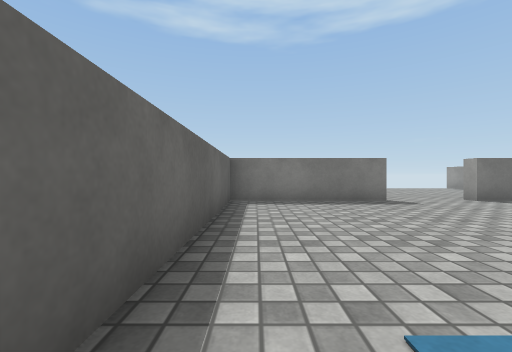
view 1 (above)

12 first-person views from a walk through a scene from a Unity 3-D project. The camera is 0.65 m above the floor, looks level and sees 90° across. Doors are open. The floor is counted in squares, 1 m on a side. Each view is taken from the middle of a square. On the plan, view 1 faces up. The plan holds only what a view shows up to about 9 squares ahead; the rest is blank. The player character is not drawn. Surface patterns are stand-ins for the level's own textures.

view 2
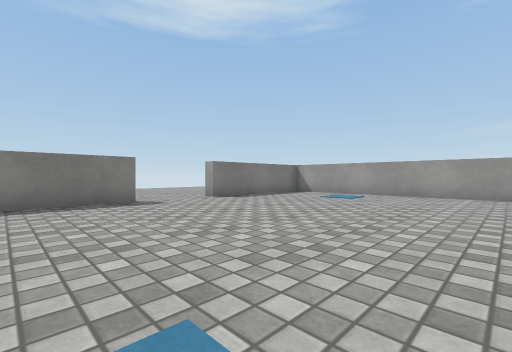

view 3
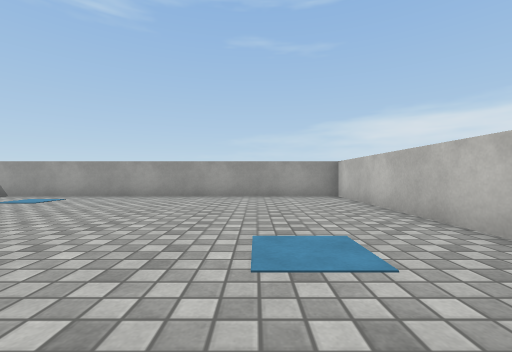

view 4
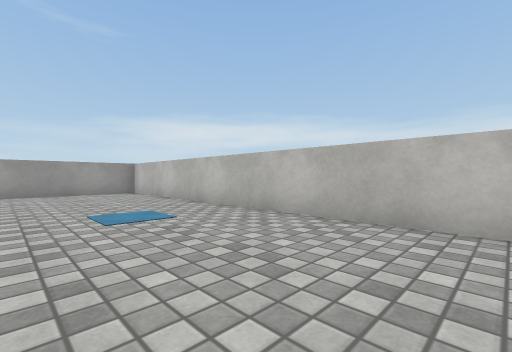

view 5
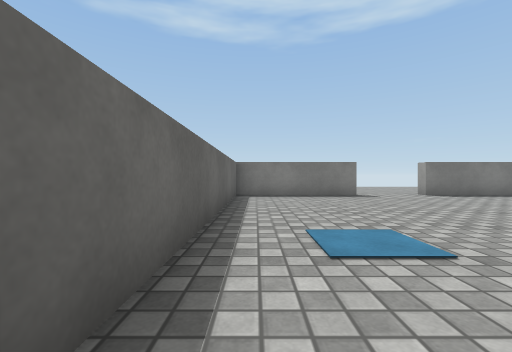

view 6
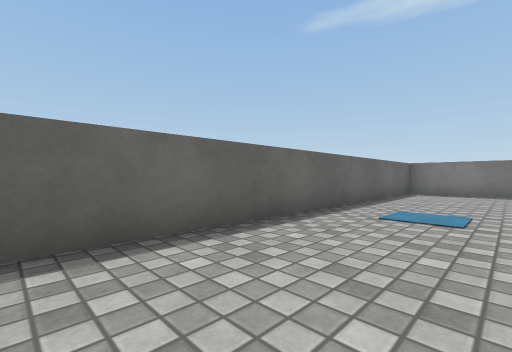

view 7
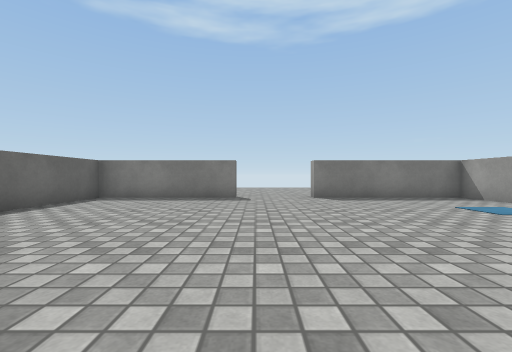

view 8
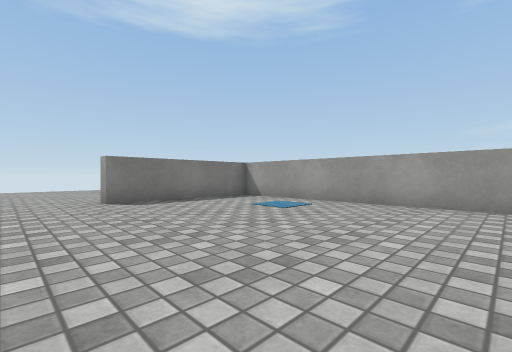

view 9
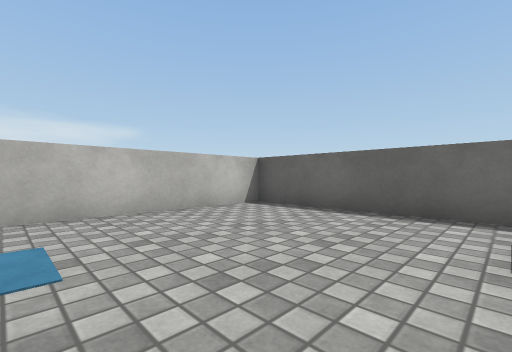

view 10
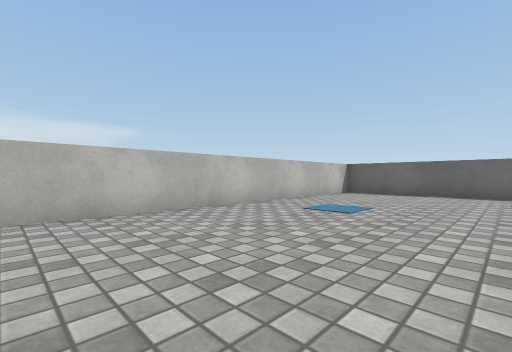

view 11
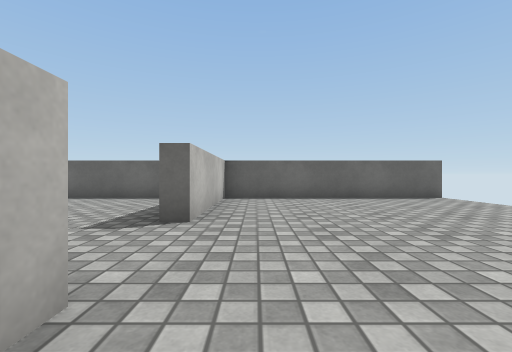

view 12
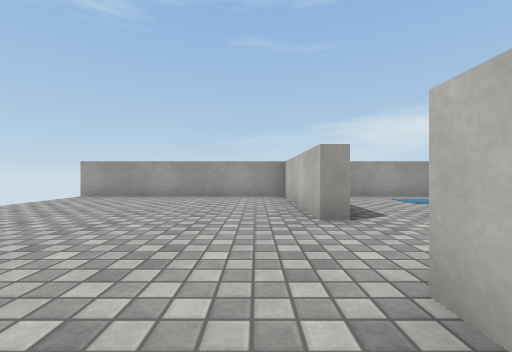

### Floor plan
Points are (right, up) in squares from view 1. A wall is a line through its corners. A room is listed if a view was taken in it or the views show most of it. See-through windows are left out.
Room 1 (views 1, 2, 3, 4, 5, 6, 7, 8, 9, 10)
walls: (3.4, 6.6) (-0.7, 6.6) (-0.7, -4.6) (10.1, -4.6) (10.1, 6.6) (5.7, 6.6)
ways out: open door at (4.5, 6.5) to room 2
Room 2 (views 11, 12)
walls: (5.7, 7.1) (10.1, 7.1) (10.1, 13.6); (-0.7, 13.6) (-0.7, 7.1) (3.4, 7.1)
ways out: open door at (4.5, 6.5) to room 1

Positions as (right, up) in squares from view 1, and headings:
1: (0, 0), facing up
2: (1, 0), facing up-right
3: (2, -2), facing right
4: (0, -1), facing down-right
5: (0, -2), facing up
6: (2, -4), facing up-left
7: (4, -1), facing up
8: (4, 0), facing up-right
9: (4, 0), facing down-left
10: (9, 0), facing down-left
11: (7, 8), facing left
12: (2, 8), facing right
